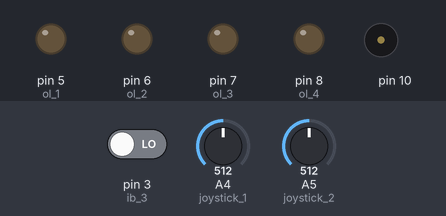
Recording of a sketch running on a simulated Arduino Uno, built with avr-gcc and run on an emulated ATmega328P. Shown: output pins drawn as LEDs (lit = HIGH), buzzer (waves = sounding). Inputs (shaded band) come from the test bench; at power-on: pin 3 (ib_3) LOW, A4 (joystick_1) = 512, A5 (joystick_2) = 512. Random numbers use the default seed unless the sketch sets one.

Above: at 1.2 s.
1.3 s: pin 3 (ib_3) driven HIGH
At 1.9 s:
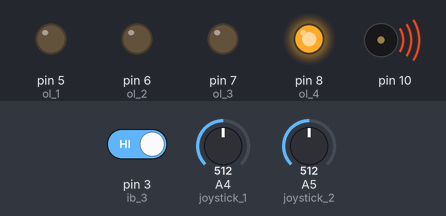
At 2.4 s:
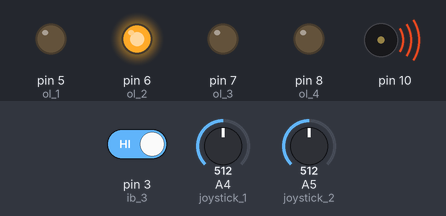
4.3 s: A4 (joystick_1) set to 490
At 5.2 s:
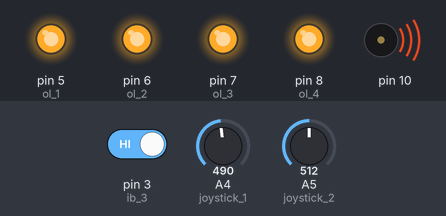
7.3 s: A4 (joystick_1) set to 710
Timing chart, 0 to 28.6 s (numbered marks = the images above; inputs shaded):
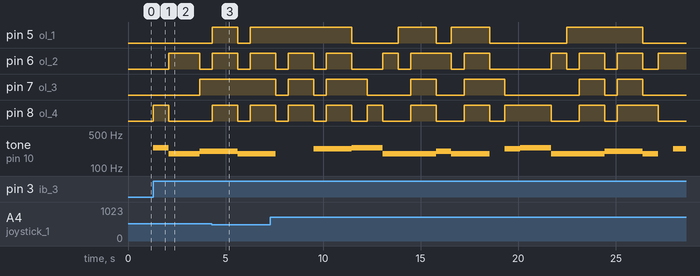

The sketch:

sketch_feb11a.ino
```cpp
/*
 * Simon The Game Version 1.0
 * v2.1 Pre-Release Version
 * Sameer Al Harbi
 */
#include "pitches.h"
int melody[] = {NOTE_C4, NOTE_G3, NOTE_G3, NOTE_A3, NOTE_G3, 0, NOTE_B3, NOTE_C4};
int melodyLength;

const int ib_1 = 1;
int ib_1_state;
const int ib_2 = 2;
int ib_2_state;
const int ib_3 = 3;//Start Button
int ib_3_state;
const int ib_4 = 4;
int ib_4_state;

const int ol_1 = 5;
const int ol_2 = 6;//output lights
const int ol_3 = 7;
const int ol_4 = 8;

int gamePosition = 0;

const int buzzer_1 = 9;

const int joystick_1 = A4;//joystick x
int joyState_x;
const int joystick_2 = A5;//joystick y
int joyState_y;


int randomInt = 0;
boolean start = false;
int diff = 650;


void setup() {
  // put your setup code here, to run once:
  pinMode(ib_1,INPUT);
  pinMode(ib_2,INPUT);
  pinMode(ib_3,INPUT);
  pinMode(ib_4,INPUT);

  pinMode(ol_1,OUTPUT);
  pinMode(ol_2,OUTPUT);
  pinMode(ol_3,OUTPUT);
  pinMode(ol_4,OUTPUT);

}

void melodyTunes(int pointer)
{
  tone(10, melody[pointer]);
}

void loop() {
  // put your main code here, to run repeatedly:

  ib_3_state = digitalRead(ib_3);
  if(ib_3_state==HIGH)
  {
    start = true;
  }

  if(start==true)
  {
    randomInt = random(0,4);

    switch(randomInt)//check random value
    {
      case 0://led 1
      digitalWrite(ol_1,HIGH);//turn on led
      melodyTunes(gamePosition);
      delay(diff);
      for(int i=0;i<diff;i++)//get user input for diff milisecs
      {
        joyState_x = analogRead(joystick_1);//x
        joyState_y = analogRead(joystick_2);//y

      if(joyState_x>=700&&joyState_y>=511)//analog vale check
      {
        i = diff;//stop for loop
        digitalWrite(ol_1,HIGH);
        digitalWrite(ol_2,HIGH);
        digitalWrite(ol_3,HIGH);
        digitalWrite(ol_4,HIGH);
        delay(diff*2);
      }
      }
      break;

      case 1://led 2
      digitalWrite(ol_2,HIGH);
      melodyTunes(gamePosition);
      delay(diff);
      for(int i=0;i<diff;i++)
      {
         joyState_x = analogRead(joystick_1);//x
         joyState_y = analogRead(joystick_2);//y

      if(joyState_x>=511&&joyState_y>=700)
      {
        i = diff;
        digitalWrite(ol_1,HIGH);
        digitalWrite(ol_2,HIGH);
        digitalWrite(ol_3,HIGH);
        digitalWrite(ol_4,HIGH);
        delay(diff*2);
      }
      }
      break;

      case 2://led 3
      digitalWrite(ol_3,HIGH);
      melodyTunes(gamePosition);
      delay(diff);
      for(int i=0;i<diff;i++)
      {
        joyState_x = analogRead(joystick_1);//x
        joyState_y = analogRead(joystick_2);//y

      if(joyState_x<=500&&joyState_y>=500)
      {
        i = diff;
        digitalWrite(ol_1,HIGH);
        digitalWrite(ol_2,HIGH);
        digitalWrite(ol_3,HIGH);
        digitalWrite(ol_4,HIGH);
        delay(diff*2);
      }
      }
      break;

      case 3://led 4
      digitalWrite(ol_4,HIGH);
      melodyTunes(gamePosition);
      delay(diff);
      for(int i=0;i<diff;i++)
      {
        joyState_x = analogRead(joystick_1);//x
        joyState_y = analogRead(joystick_2);//y

      if(joyState_x<=500&&joyState_y>=500)
      {
        i = diff;
        digitalWrite(ol_1,HIGH);
        digitalWrite(ol_2,HIGH);
        digitalWrite(ol_3,HIGH);
        digitalWrite(ol_4,HIGH);
        delay(diff*2);
      }
      }
      break;
    }
        //clear all
        digitalWrite(ol_1,LOW);
        digitalWrite(ol_2,LOW);
        digitalWrite(ol_3,LOW);
        digitalWrite(ol_4,LOW);
        ib_1_state = 0;
        ib_2_state = 0;

        if(gamePosition==7)
        {
          gamePosition = 0;
        }
        else
        {
          gamePosition++;
        }

  }


}
```

pitches.h
```cpp
/*************************************************
 * Public Constants
 *************************************************/

#define NOTE_B0  31
#define NOTE_C1  33
#define NOTE_CS1 35
#define NOTE_D1  37
#define NOTE_DS1 39
#define NOTE_E1  41
#define NOTE_F1  44
#define NOTE_FS1 46
#define NOTE_G1  49
#define NOTE_GS1 52
#define NOTE_A1  55
#define NOTE_AS1 58
#define NOTE_B1  62
#define NOTE_C2  65
#define NOTE_CS2 69
#define NOTE_D2  73
#define NOTE_DS2 78
#define NOTE_E2  82
#define NOTE_F2  87
#define NOTE_FS2 93
#define NOTE_G2  98
#define NOTE_GS2 104
#define NOTE_A2  110
#define NOTE_AS2 117
#define NOTE_B2  123
#define NOTE_C3  131
#define NOTE_CS3 139
#define NOTE_D3  147
#define NOTE_DS3 156
#define NOTE_E3  165
#define NOTE_F3  175
#define NOTE_FS3 185
#define NOTE_G3  196
#define NOTE_GS3 208
#define NOTE_A3  220
#define NOTE_AS3 233
#define NOTE_B3  247
#define NOTE_C4  262
#define NOTE_CS4 277
#define NOTE_D4  294
#define NOTE_DS4 311
#define NOTE_E4  330
#define NOTE_F4  349
#define NOTE_FS4 370
#define NOTE_G4  392
#define NOTE_GS4 415
#define NOTE_A4  440
#define NOTE_AS4 466
#define NOTE_B4  494
#define NOTE_C5  523
#define NOTE_CS5 554
#define NOTE_D5  587
#define NOTE_DS5 622
#define NOTE_E5  659
#define NOTE_F5  698
#define NOTE_FS5 740
#define NOTE_G5  784
#define NOTE_GS5 831
#define NOTE_A5  880
#define NOTE_AS5 932
#define NOTE_B5  988
#define NOTE_C6  1047
#define NOTE_CS6 1109
#define NOTE_D6  1175
#define NOTE_DS6 1245
#define NOTE_E6  1319
#define NOTE_F6  1397
#define NOTE_FS6 1480
#define NOTE_G6  1568
#define NOTE_GS6 1661
#define NOTE_A6  1760
#define NOTE_AS6 1865
#define NOTE_B6  1976
#define NOTE_C7  2093
#define NOTE_CS7 2217
#define NOTE_D7  2349
#define NOTE_DS7 2489
#define NOTE_E7  2637
#define NOTE_F7  2794
#define NOTE_FS7 2960
#define NOTE_G7  3136
#define NOTE_GS7 3322
#define NOTE_A7  3520
#define NOTE_AS7 3729
#define NOTE_B7  3951
#define NOTE_C8  4186
#define NOTE_CS8 4435
#define NOTE_D8  4699
#define NOTE_DS8 4978
```

Measured:
- the behaviour switches between 501 and 500 on A4 (joystick_1) (found by bisection; images 2 and 3)
- after the input at 1.3 s, pin 6 (ol_2): LOW → HIGH after 0.79 s, → LOW 1.6 s later; pin 7 (ol_3): LOW → HIGH after 2.4 s; pin 8 (ol_4): LOW → HIGH at once, → LOW 0.79 s later; tone on pin 10: silent → 262 Hz at once, → 196 Hz 0.79 s later, → 220 Hz 1.6 s later
- after the input at 4.3 s, pin 6 (ol_2), pin 8 (ol_4): LOW → HIGH at once, → LOW 1.3 s later, → HIGH 0.65 s later
